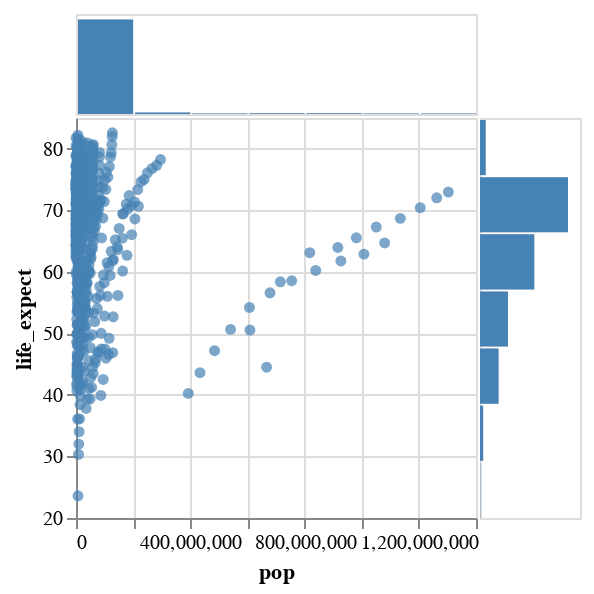

This figure's notebook cell:
### Code cell
alx.tooltip_hover()+(alx.highlight_brush()+alx.jointplot(df,x='pop',y='life_expect'))

### Figure 1 — Vega-Lite specification as saved in the notebook (floating-point values rounded to 4 significant figures; data arrays with more than 128 entries replaced by an {"elided": "..."} marker saying what was removed)
{"config": {"view": {"continuousWidth": 400, "continuousHeight": 300}}, "vconcat": [{"layer": [{"mark": {"type": "bar", "color": "steelblue", "cursor": "crosshair", "tooltip": {"content": "data"}}, "encoding": {"color": {"value": "lightgray"}, "x": {"axis": null, "bin": {"maxbins": 10}, "field": "pop", "type": "quantitative"}, "y": {"aggregate": "count", "axis": null, "type": "quantitative"}}, "name": "view_2"}, {"mark": {"type": "bar", "color": "steelblue", "cursor": "crosshair", "tooltip": {"content": "data"}}, "encoding": {"x": {"axis": null, "bin": {"maxbins": 10}, "field": "pop", "type": "quantitative"}, "y": {"aggregate": "count", "axis": null, "type": "quantitative"}}, "transform": [{"filter": {"param": "ALX_SELECTION_drag_FILTER"}}]}], "height": 50, "width": 200}, {"hconcat": [{"mark": {"type": "circle", "cursor": "crosshair", "tooltip": {"content": "data"}}, "encoding": {"color": {"condition": {"value": "steelblue", "param": "ALX_SELECTION_drag_FILTER"}, "value": "lightgray"}, "x": {"axis": {}, "field": "pop", "scale": {"zero": false}, "type": "quantitative"}, "y": {"axis": {}, "field": "life_expect", "scale": {"zero": false}, "type": "quantitative"}}, "height": 200, "name": "view_4", "width": 200}, {"layer": [{"mark": {"type": "bar", "color": "steelblue", "cursor": "crosshair", "tooltip": {"content": "data"}}, "encoding": {"color": {"value": "lightgray"}, "x": {"aggregate": "count", "axis": null, "type": "quantitative"}, "y": {"axis": null, "bin": {"maxbins": 10}, "field": "life_expect", "type": "quantitative"}}, "name": "view_3"}, {"mark": {"type": "bar", "color": "steelblue", "cursor": "crosshair", "tooltip": {"content": "data"}}, "encoding": {"x": {"aggregate": "count", "axis": null, "type": "quantitative"}, "y": {"axis": null, "bin": {"maxbins": 10}, "field": "life_expect", "type": "quantitative"}}, "transform": [{"filter": {"param": "ALX_SELECTION_drag_FILTER"}}]}], "height": 200, "width": 50}], "spacing": -10}], "data": {"name": "data-89be1acdd14c7effd56f4dd0fabf92c3"}, "params": [{"name": "ALX_SELECTION_drag_FILTER", "select": {"type": "interval", "encodings": ["x", "y"]}, "views": ["view_2", "view_4", "view_3"]}, {"name": "param_2", "select": {"type": "point", "clear": "mouseout", "nearest": true, "on": "mouseover"}, "views": ["view_2", "view_4", "view_3"]}], "spacing": -10, "$schema": "https://vega.github.io/schema/vega-lite/v5.2.0.json", "datasets": {"data-89be1acdd14c7effd56f4dd0fabf92c3": {"elided": "693 records"}}}
